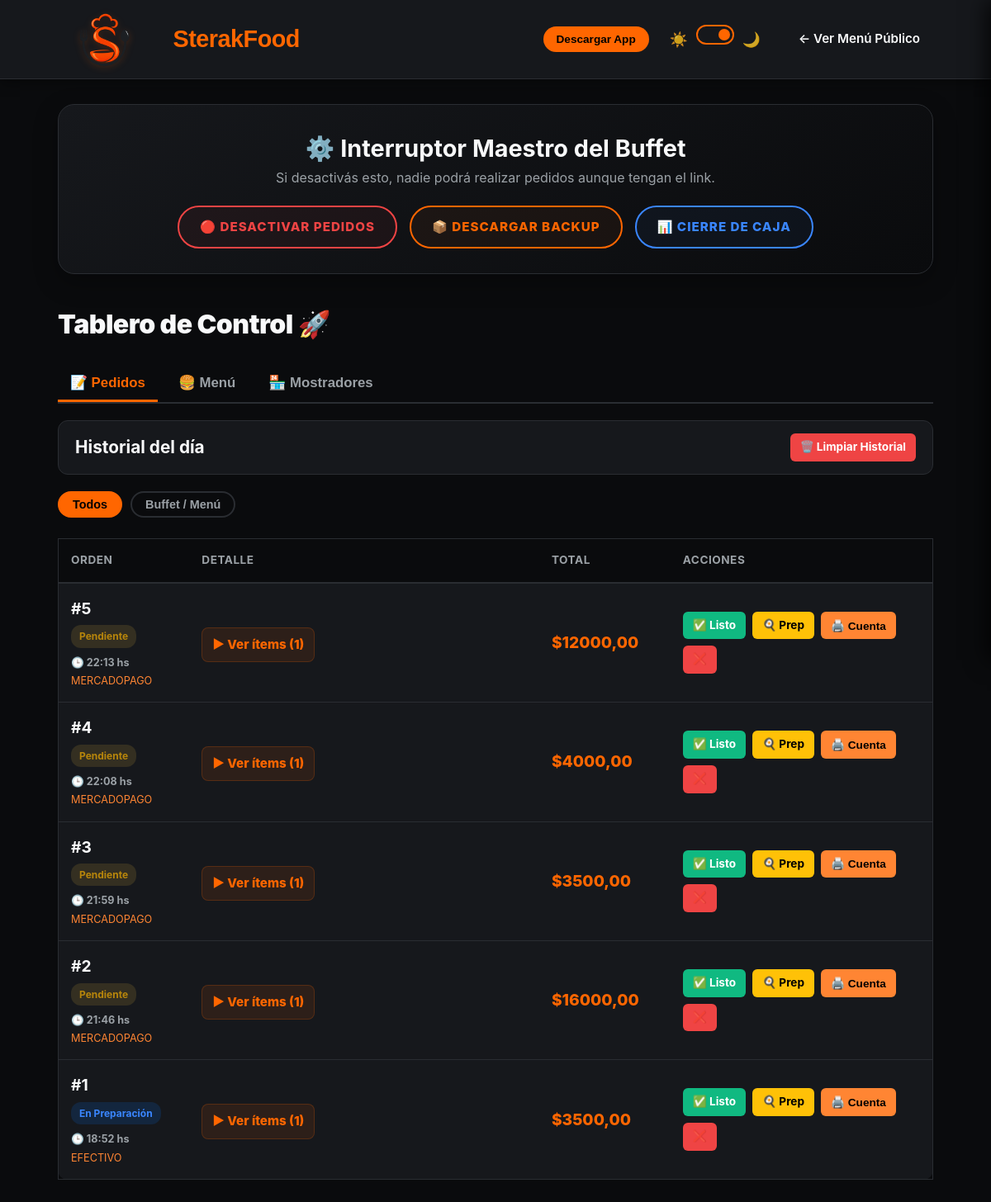
Before: /dashboard/ (signed in) with the older database file.
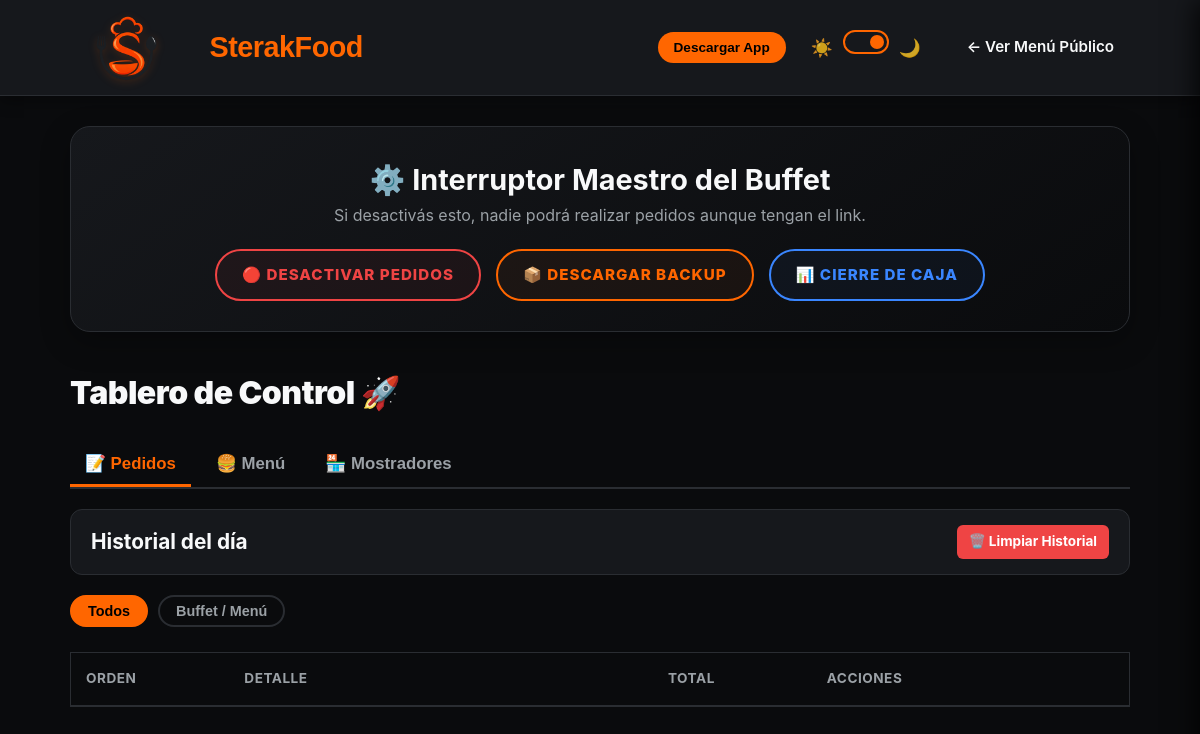
After: the same page with the newer database file.
### pedidos/models.py (models this page shows, shortened)
class PuntoVenta(models.Model):
    nombre = models.CharField(max_length=50) # Ej: "Parrilla Cancha"
    slug = models.SlugField(max_length=50, unique=True) # ID amigable para la URL
    telefono = models.CharField(max_length=20, help_text="1169544042") # Teléfono para WhatsApp
    abierto = models.BooleanField(default=True) # Interruptor para pausar ventas

class Pedido(models.Model):
    ESTADOS_PEDIDO = [
        ('pendiente', 'Pendiente'),
        ('preparacion', 'En Preparación'),
        ('listo', '¡Listo!'),
        ('cancelado', 'Cancelado'),
    ]
    fecha_creacion = models.DateTimeField(auto_now_add=True)
    estado = models.CharField(max_length=20, choices=ESTADOS_PEDIDO, default='pendiente')
    mercado_pago_id = models.CharField(max_length=100, blank=True, null=True)
    total = models.DecimalField(max_digits=10, decimal_places=2, default=0)
    nombre_cliente = models.CharField(max_length=100, blank=True, null=True)
    telefono_cliente = models.CharField(max_length=20, blank=True, null=True)
    tipo_entrega = models.CharField(max_length=50, default='mostrador')
    numero_mesa = models.CharField(max_length=10, blank=True, null=True)
    tipo_pago = models.CharField(max_length=50, default='mercadopago')
    punto_venta = models.ForeignKey(PuntoVenta, on_delete=models.PROTECT, related_name='pedidos', null=True)
    impreso_caja = models.BooleanField(default=False)

### pedidos/views.py (the view)
# urls.py: path('dashboard/', views.panel_control, name='panel_control'),
def panel_control(request):
    if not request.session.get('dashboard_auth'): return redirect('pedidos:login_dashboard')
    config, created = Configuracion.objects.get_or_create(id=1)
    pedidos = Pedido.objects.all().order_by('-fecha_creacion')
    productos = Producto.objects.all().order_by('categoria__nombre', 'nombre')
    filtro_categoria = request.GET.get('categoria')
    filtro_puesto = request.GET.get('puesto')
    if filtro_categoria: productos = productos.filter(categoria__id=filtro_categoria)
    if filtro_puesto: productos = productos.filter(puntos_venta__id=filtro_puesto)
    return render(request, 'pedidos/panel.html', {
        'pedidos': pedidos,
        'productos': productos,
        'puestos': PuntoVenta.objects.all(),
        'categorias': Categoria.objects.all(),
        'filtro_categoria': filtro_categoria,
        'filtro_puesto': filtro_puesto,
        'buffet_habilitado': config.buffet_habilitado,
    })

### pedidos/templates/pedidos/panel.html (shortened to what this page needs)
{% extends 'pedidos/base.html' %}
{% block nav_acciones %}
    <a href="{% url 'pedidos:inicio' %}" class="btn-nav-ghost">← Ver Menú Público</a>
{% endblock %}
{% block content %}
<div class="container dash-container" style="margin-top: 30px;">
    <div class="dashboard-control-card">
        <h2>⚙️ Interruptor Maestro del Buffet</h2>
        <p style="color: var(--texto-mutado); margin-bottom: 0;">Si desactivás esto, nadie podrá realizar pedidos aunque tengan el link.</p>
        <div class="control-actions">
            <a href="{% url 'pedidos:cambiar_estado_global' %}" class="btn-master {% if buffet_habilitado %}btn-master-off{% else %}btn-master-on{% endif %}">
               {{ buffet_habilitado|yesno:"🔴 DESACTIVAR PEDIDOS,🟢 ACTIVAR PEDIDOS" }}
            </a>
            <a href="{% url 'pedidos:descargar_backup' %}" class="btn-master btn-master-backup">
               📦 DESCARGAR BACKUP
            </a>
            <a href="javascript:void(0)" onclick="abrirCierreCaja()" class="btn-master" style="background: rgba(58, 134, 255, 0.05); border: 2px solid #3a86ff; color: #3a86ff;">
                📊 CIERRE DE CAJA
            </a>
        </div>
    </div>
    <h1 style="margin-bottom: 25px; font-size: 2rem; font-weight: 900; letter-spacing: -0.5px;">Tablero de Control 🚀</h1>
    <div class="panel-tabs">
        <button class="panel-tab-btn" onclick="abrirTab('pedidos', this)" id="btn-tab-pedidos">📝 Pedidos</button>
        <button class="panel-tab-btn" onclick="abrirTab('menu', this)" id="btn-tab-menu">🍔 Menú</button>
        <button class="panel-tab-btn" onclick="abrirTab('mostradores', this)" id="btn-tab-mostradores">🏪 Mostradores</button>
    </div>
    <div id="tab-pedidos" class="tab-content">
        <div class="dashboard-header-row">
            <h3 style="margin: 0; font-size: 1.3rem;">Historial del día</h3>
            <a href="{% url 'pedidos:eliminar_todo_historial' %}" class="btn-panel btn-rojo" onclick="eliminarTodoAjax(event, this)">🗑️ Limpiar Historial</a>
        </div>
        <div class="filtros-mostrador" style="margin-bottom: 20px; display: flex; gap: 10px; overflow-x: auto; padding-bottom: 5px;">
            <button class="btn-panel btn-azul active" onclick="filtrarPedidos('todos', this)" id="btn-filtro-todos" style="min-width: max-content; border-radius: 20px;">Todos</button>
            {% for puesto in puestos %}
                <button class="btn-panel btn-gris" onclick="filtrarPedidos('{{ puesto.slug }}', this)" style="min-width: max-content; border-radius: 20px;">{{ puesto.nombre }}</button>
            {% endfor %}
        </div>
        <table class="tabla-panel">
            <thead>
                <tr>
                    <th style="width: 15%; border-top-left-radius: 8px;">Orden</th>
                    <th style="width: 40%;">Detalle</th>
                    <th style="width: 15%;">Total</th>
                    <th style="width: 30%; border-top-right-radius: 8px;">Acciones</th>
                </tr>
            </thead>
            <tbody id="lista-pedidos">
                {% for pedido in pedidos %}
                    <tr id="pedido-{{ pedido.id }}" class="fila-pedido" data-puesto="{{ pedido.punto_venta.slug|default:'general' }}">
                        <td>
                            <strong style="font-size: 1.2rem;">#{{ pedido.id }}</strong><br>
                            <span class="badge-estado badge-{{ pedido.estado }}" style="display: inline-block; margin-top: 5px;">{{ pedido.get_estado_display }}</span><br>
                            <small style="display:block; margin-top:8px; font-weight: bold; color: var(--texto-mutado);">🕒 {{ pedido.fecha_creacion|date:"H:i" }} hs</small>
                            <small style="display:block; margin-top:2px; color: var(--dorado-sanmartin);">{{ pedido.tipo_pago|upper }}</small>
                        </td>
                        <td>
                            <details class="order-details-box">
                                <summary>▶ Ver ítems ({{ pedido.items.count }})</summary>
                            </details>
                        </td>
                        <td style="font-size: 1.2rem; font-weight: 800; color: var(--verde-sanmartin);">${{ pedido.total }}</td>
                        <td>
                            <div style="display: flex; gap: 8px; flex-wrap: wrap;">
                                {% if pedido.estado == 'pendiente' or pedido.estado == 'preparacion' %}
                                    <a href="{% url 'pedidos:cambiar_estado_pedido' pedido.id 'listo' %}" class="btn-panel btn-verde" onclick="cambiarEstadoAjax(event, this, 'listo')">✅ Listo</a>
                                    <a href="{% url 'pedidos:cambiar_estado_pedido' pedido.id 'preparacion' %}" class="btn-panel btn-amarillo" onclick="cambiarEstadoAjax(event, this, 'preparacion')">🍳 Prep</a>
                                {% endif %}
                                <button class="btn-panel btn-azul" onclick="imprimirCuentaDirecto('{% url 'pedidos:ticket_mesa' pedido.id %}')" style="padding: 6px 12px;">🖨️ Cuenta</button>
                                {% if pedido.estado != 'cancelado' and pedido.estado != 'entregado' %}
                                    <a href="{% url 'pedidos:cambiar_estado_pedido' pedido.id 'cancelado' %}" class="btn-panel btn-rojo" style="padding: 6px 12px;" onclick="cambiarEstadoAjax(event, this, 'cancelado', true)">❌</a>
                                {% endif %}
                            </div>
                        </td>
                    </tr>
                {% endfor %}
            </tbody>
        </table>
    </div>
        {% regroup productos by categoria.nombre as categorias_lista %}
</div>
{% endblock %}

### pedidos/templates/pedidos/base.html (shortened to what this page needs)
{% load static %}
<!DOCTYPE html>
<html lang="es">
<head>
    <link rel="stylesheet" href="{% static 'css/estilos.css' %}?v=21">
</head>
<body class="bloquear-scroll">
    <nav class="navbar">
        <div class="nav-container">
            <a href="{% url 'pedidos:inicio' %}" class="marca">
                <img src="{% static 'img/logo.png' %}" alt="Logo SterakFood" style="height: 75px; width: auto; object-fit: contain; filter: drop-shadow(0px 2px 4px rgba(255, 102, 0, 0.2)); margin-right: 12px;">
                <span class="logo-texto">SterakFood</span>
            </a>
            <div class="nav-acciones">
                <button id="btn-instalar-nav" class="btn-instalar-app" style>
                    Descargar App
                </button>
                <div class="theme-switch-wrapper">
                    <span class="icono-clima">☀️</span>
                    <label class="switch">
                        <span class="slider"></span>
                    </label>
                    <span class="icono-clima">🌙</span>
                </div>
                {% block nav_acciones %}{% endblock %}
            </div>
        </div>
    </nav>
    <main>
        {% block content %}{% endblock %}
    </main>
</body>
</html>

Changed rows visible on the page:
removed Pedido: id "5", estado "Pendiente", fecha_creacion "22:13", tipo_pago "MERCADOPAGO", items.count "1", total "12000,00", shows "✅ Listo"
removed Pedido: id "4", estado "Pendiente", fecha_creacion "22:08", tipo_pago "MERCADOPAGO", items.count "1", total "4000,00", shows "✅ Listo"
removed Pedido: id "3", estado "Pendiente", fecha_creacion "21:59", tipo_pago "MERCADOPAGO", items.count "1", total "3500,00", shows "✅ Listo"
removed Pedido: id "2", estado "Pendiente", fecha_creacion "21:46", tipo_pago "MERCADOPAGO", items.count "1", total "16000,00", shows "✅ Listo"
removed Pedido: id "1", estado "En Preparación", fecha_creacion "18:52", tipo_pago "EFECTIVO", items.count "1", total "3500,00", shows "✅ Listo"
